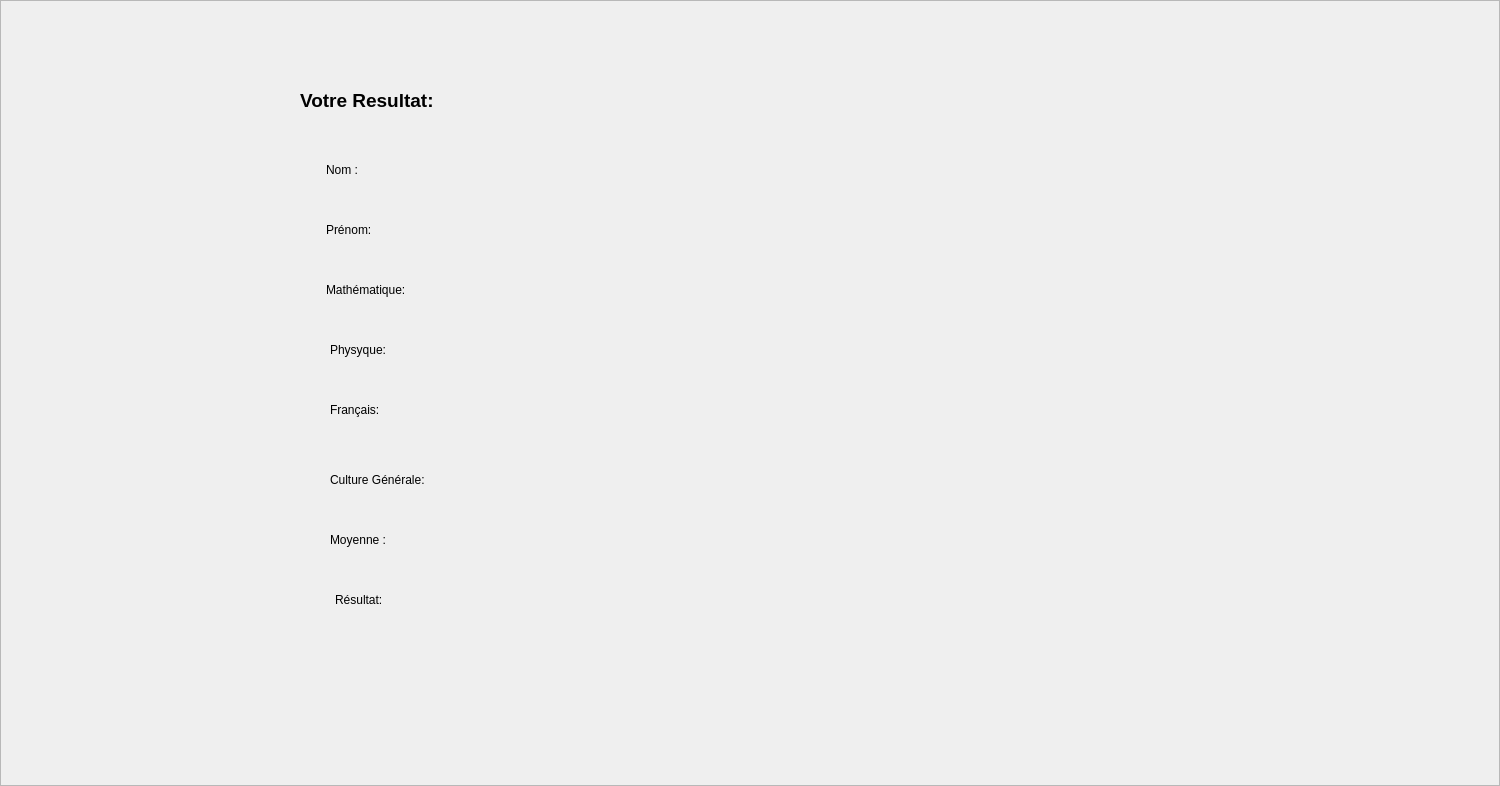
<?xml version="1.0" encoding="UTF-8"?>
<ui version="4.0">
 <class>MonResultatFrame</class>
 <widget class="QFrame" name="MonResultatFrame">
  <property name="geometry">
   <rect>
    <x>0</x>
    <y>0</y>
    <width>1500</width>
    <height>786</height>
   </rect>
  </property>
  <property name="windowTitle">
   <string>Frame</string>
  </property>
  <property name="frameShape">
   <enum>QFrame::StyledPanel</enum>
  </property>
  <property name="frameShadow">
   <enum>QFrame::Raised</enum>
  </property>
  <widget class="QLabel" name="label_9">
   <property name="geometry">
    <rect>
     <x>300</x>
     <y>80</y>
     <width>171</width>
     <height>41</height>
    </rect>
   </property>
   <property name="text">
    <string>&lt;html&gt;&lt;head/&gt;&lt;body&gt;&lt;p&gt;&lt;span style=&quot; font-size:14pt; font-weight:600;&quot;&gt;Votre Resultat:&lt;/span&gt;&lt;/p&gt;&lt;/body&gt;&lt;/html&gt;</string>
   </property>
  </widget>
  <widget class="QWidget" name="layoutWidget">
   <property name="geometry">
    <rect>
     <x>326</x>
     <y>160</y>
     <width>431</width>
     <height>19</height>
    </rect>
   </property>
   <layout class="QHBoxLayout" name="horizontalLayout">
    <item>
     <widget class="QLabel" name="label">
      <property name="text">
       <string>Nom :</string>
      </property>
     </widget>
    </item>
    <item>
     <widget class="QLabel" name="label_nom">
      <property name="text">
       <string/>
      </property>
     </widget>
    </item>
   </layout>
  </widget>
  <widget class="QWidget" name="layoutWidget">
   <property name="geometry">
    <rect>
     <x>326</x>
     <y>220</y>
     <width>431</width>
     <height>19</height>
    </rect>
   </property>
   <layout class="QHBoxLayout" name="horizontalLayout_2">
    <item>
     <widget class="QLabel" name="label_2">
      <property name="text">
       <string>Prénom:</string>
      </property>
     </widget>
    </item>
    <item>
     <widget class="QLabel" name="label_prenom">
      <property name="text">
       <string/>
      </property>
     </widget>
    </item>
   </layout>
  </widget>
  <widget class="QWidget" name="layoutWidget">
   <property name="geometry">
    <rect>
     <x>326</x>
     <y>280</y>
     <width>431</width>
     <height>19</height>
    </rect>
   </property>
   <layout class="QHBoxLayout" name="horizontalLayout_3">
    <item>
     <widget class="QLabel" name="label_3">
      <property name="text">
       <string>Mathématique:</string>
      </property>
     </widget>
    </item>
    <item>
     <widget class="QLabel" name="label_math">
      <property name="text">
       <string/>
      </property>
     </widget>
    </item>
   </layout>
  </widget>
  <widget class="QWidget" name="layoutWidget">
   <property name="geometry">
    <rect>
     <x>330</x>
     <y>340</y>
     <width>431</width>
     <height>19</height>
    </rect>
   </property>
   <layout class="QHBoxLayout" name="horizontalLayout_4">
    <item>
     <widget class="QLabel" name="label_4">
      <property name="text">
       <string>Physyque:</string>
      </property>
     </widget>
    </item>
    <item>
     <widget class="QLabel" name="label_physique">
      <property name="text">
       <string/>
      </property>
     </widget>
    </item>
   </layout>
  </widget>
  <widget class="QWidget" name="layoutWidget">
   <property name="geometry">
    <rect>
     <x>330</x>
     <y>400</y>
     <width>431</width>
     <height>20</height>
    </rect>
   </property>
   <layout class="QHBoxLayout" name="horizontalLayout_5">
    <item>
     <widget class="QLabel" name="label_5">
      <property name="text">
       <string>Français:</string>
      </property>
     </widget>
    </item>
    <item>
     <widget class="QLabel" name="label_francais">
      <property name="text">
       <string/>
      </property>
     </widget>
    </item>
   </layout>
  </widget>
  <widget class="QWidget" name="layoutWidget">
   <property name="geometry">
    <rect>
     <x>330</x>
     <y>470</y>
     <width>431</width>
     <height>20</height>
    </rect>
   </property>
   <layout class="QHBoxLayout" name="horizontalLayout_6">
    <item>
     <widget class="QLabel" name="label_6">
      <property name="text">
       <string>Culture Générale:</string>
      </property>
     </widget>
    </item>
    <item>
     <widget class="QLabel" name="label_culture">
      <property name="text">
       <string/>
      </property>
     </widget>
    </item>
   </layout>
  </widget>
  <widget class="QWidget" name="layoutWidget">
   <property name="geometry">
    <rect>
     <x>335</x>
     <y>590</y>
     <width>431</width>
     <height>20</height>
    </rect>
   </property>
   <layout class="QHBoxLayout" name="horizontalLayout_8">
    <item>
     <widget class="QLabel" name="label_8">
      <property name="text">
       <string>Résultat:</string>
      </property>
     </widget>
    </item>
    <item>
     <widget class="QLabel" name="label_resultat">
      <property name="text">
       <string/>
      </property>
     </widget>
    </item>
   </layout>
  </widget>
  <widget class="QWidget" name="">
   <property name="geometry">
    <rect>
     <x>330</x>
     <y>530</y>
     <width>431</width>
     <height>19</height>
    </rect>
   </property>
   <layout class="QHBoxLayout" name="horizontalLayout_7">
    <item>
     <widget class="QLabel" name="label_7">
      <property name="text">
       <string>Moyenne :</string>
      </property>
     </widget>
    </item>
    <item>
     <widget class="QLabel" name="label_moyenne">
      <property name="text">
       <string/>
      </property>
     </widget>
    </item>
   </layout>
  </widget>
 </widget>
 <resources/>
 <connections/>
</ui>
